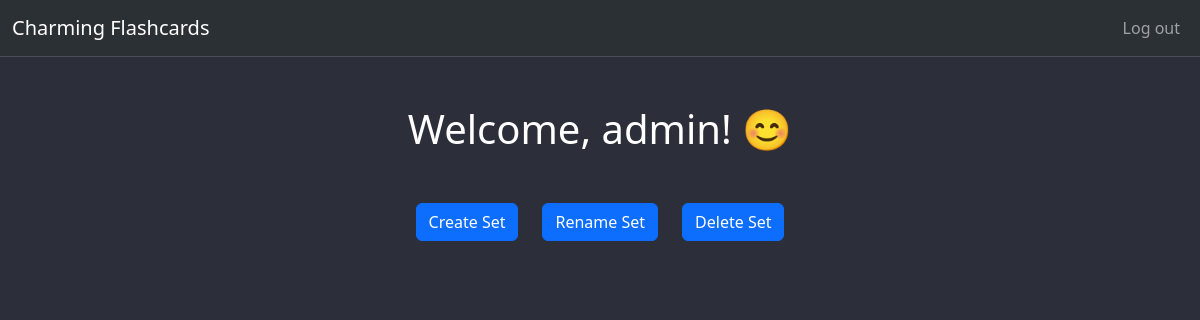
Before: /sets (signed in) with the older database file.
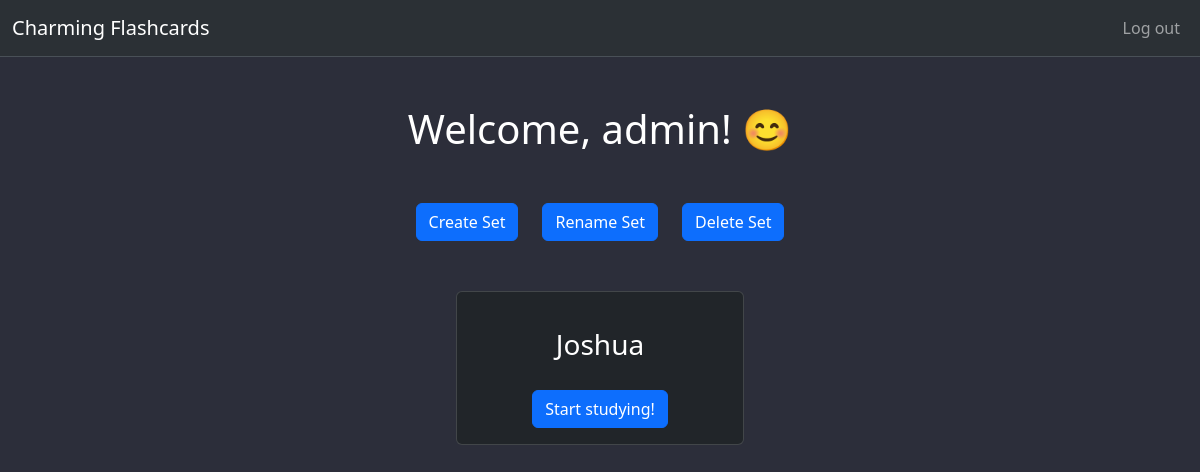
After: the same page with the newer database file.
### tables this page shows
CREATE TABLE collection (
    id INTEGER PRIMARY KEY,
    set_title TEXT NOT NULL,
    user_id INTEGER,
    FOREIGN KEY (user_id) REFERENCES user_info(user_id)
);

### app.py (the view, shortened to what this page needs)
        @self.route("/sets", methods=["GET", "POST"])
        def user_sets():
            user_logged = 'user' in session
            if not user_logged:
                session.clear()
                return redirect("/")
            db = get_db(self.__DATABASE)
            db_cursor = retrieve_cursor(db)
            set_data = db_cursor.execute(
                "SELECT set_title FROM collection WHERE user_id = ?",
                (session["user_id"],)
            )
            all_sets = set_data.fetchall()
            return render_template("index.html", logged=user_logged,
                                    name=session["user"], sets=all_sets)

### app.py (called while the page is built)
def get_db(db_name):
    db = getattr(g, '_database', None)
    if db is None:
        db = g._database = sqlite3.connect(db_name)
    return db

def retrieve_cursor(database):
    database.row_factory = sqlite3.Row
    db_cursor = database.cursor()
    return db_cursor

### templates/index.html (shortened to what this page needs)
{% extends "layout.html" %}
{% block body %}
<h1 class="text-center">Welcome, {{ name }}! &#128522;</h1>
<div class="d-flex justify-content-center gap-4">
  <button type="button" class="btn btn-primary" data-bs-toggle="modal"
  data-bs-target="#exampleModal">
    Create Set
  </button>
  <button type="button" class="btn btn-primary" data-bs-toggle="modal"
  data-bs-target="#exampleModal2">
    Rename Set
  </button>
  <button type="button" class="btn btn-primary" data-bs-toggle="modal"
  data-bs-target="#exampleModal3">
    Delete Set
  </button>
</div>
<div data-bs-theme="dark" style="padding: 50x;"
class="card-container d-flex align-content-start
justify-content-center flex-wrap">
  {% for card in sets %}
    <div class="card text-center mb-3" style="width: 18rem;">
      <div class="card-body">
        <form action="/sets" method="post" name="form2">
          <h3 style="padding: 20px;" name="card"
          class="card-title">
            {{ card.set_title }}
          </h3>
          <button type="submit" value="use_card"
          class="btn btn-primary">
            Start studying!
          </button>
        </form>
      </div>
    </div>
  {% endfor %}
</div>
{% endblock %}

### templates/layout.html (shortened to what this page needs)
<!DOCTYPE html>
<html lang="en">
    <head>
        <link rel="stylesheet" href="{{ url_for('static', filename='styles.css') }}">
        <link href="https://cdn.jsdelivr.net/npm/bootstrap@5.3.3/dist/css/bootstrap.min.css" rel="stylesheet"
>
    </head>
    <body style="background-color: #2C2E3A">
        <nav data-bs-theme="dark" class="navbar navbar-expand-lg
        bg-body-tertiary border-bottom">
          <div class="container-fluid">
            <a class="navbar-brand">Charming Flashcards</a>
            <div class="collapse navbar-collapse" id="navbarNav">
              <ul class="navbar-nav ms-auto">
                {% if not logged %}
                  <li class="nav-item">
                    <a class="nav-link" aria-current="page" href="/">Sign up</a>
                  </li>
                  <li class="nav-item">
                    <a class="nav-link" href="/login">Log in</a>
                  </li>
                {% else %}
                  <li class="nav-item">
                    <a class="nav-link" href="/login">Log out</a>
                  </li>
                {% endif %}
              </ul>
            </div>
          </div>
        </nav>
        <div class="mt-5">
            {%block body %}{% endblock %}
        </div>
    </body>
</html>

### static/styles.css (style rules this page uses)
* { color: white; user-select: none; }
.d-flex { margin-top: 50px; }

Changed rows visible on the page:
added collection: set_title "Joshua"
